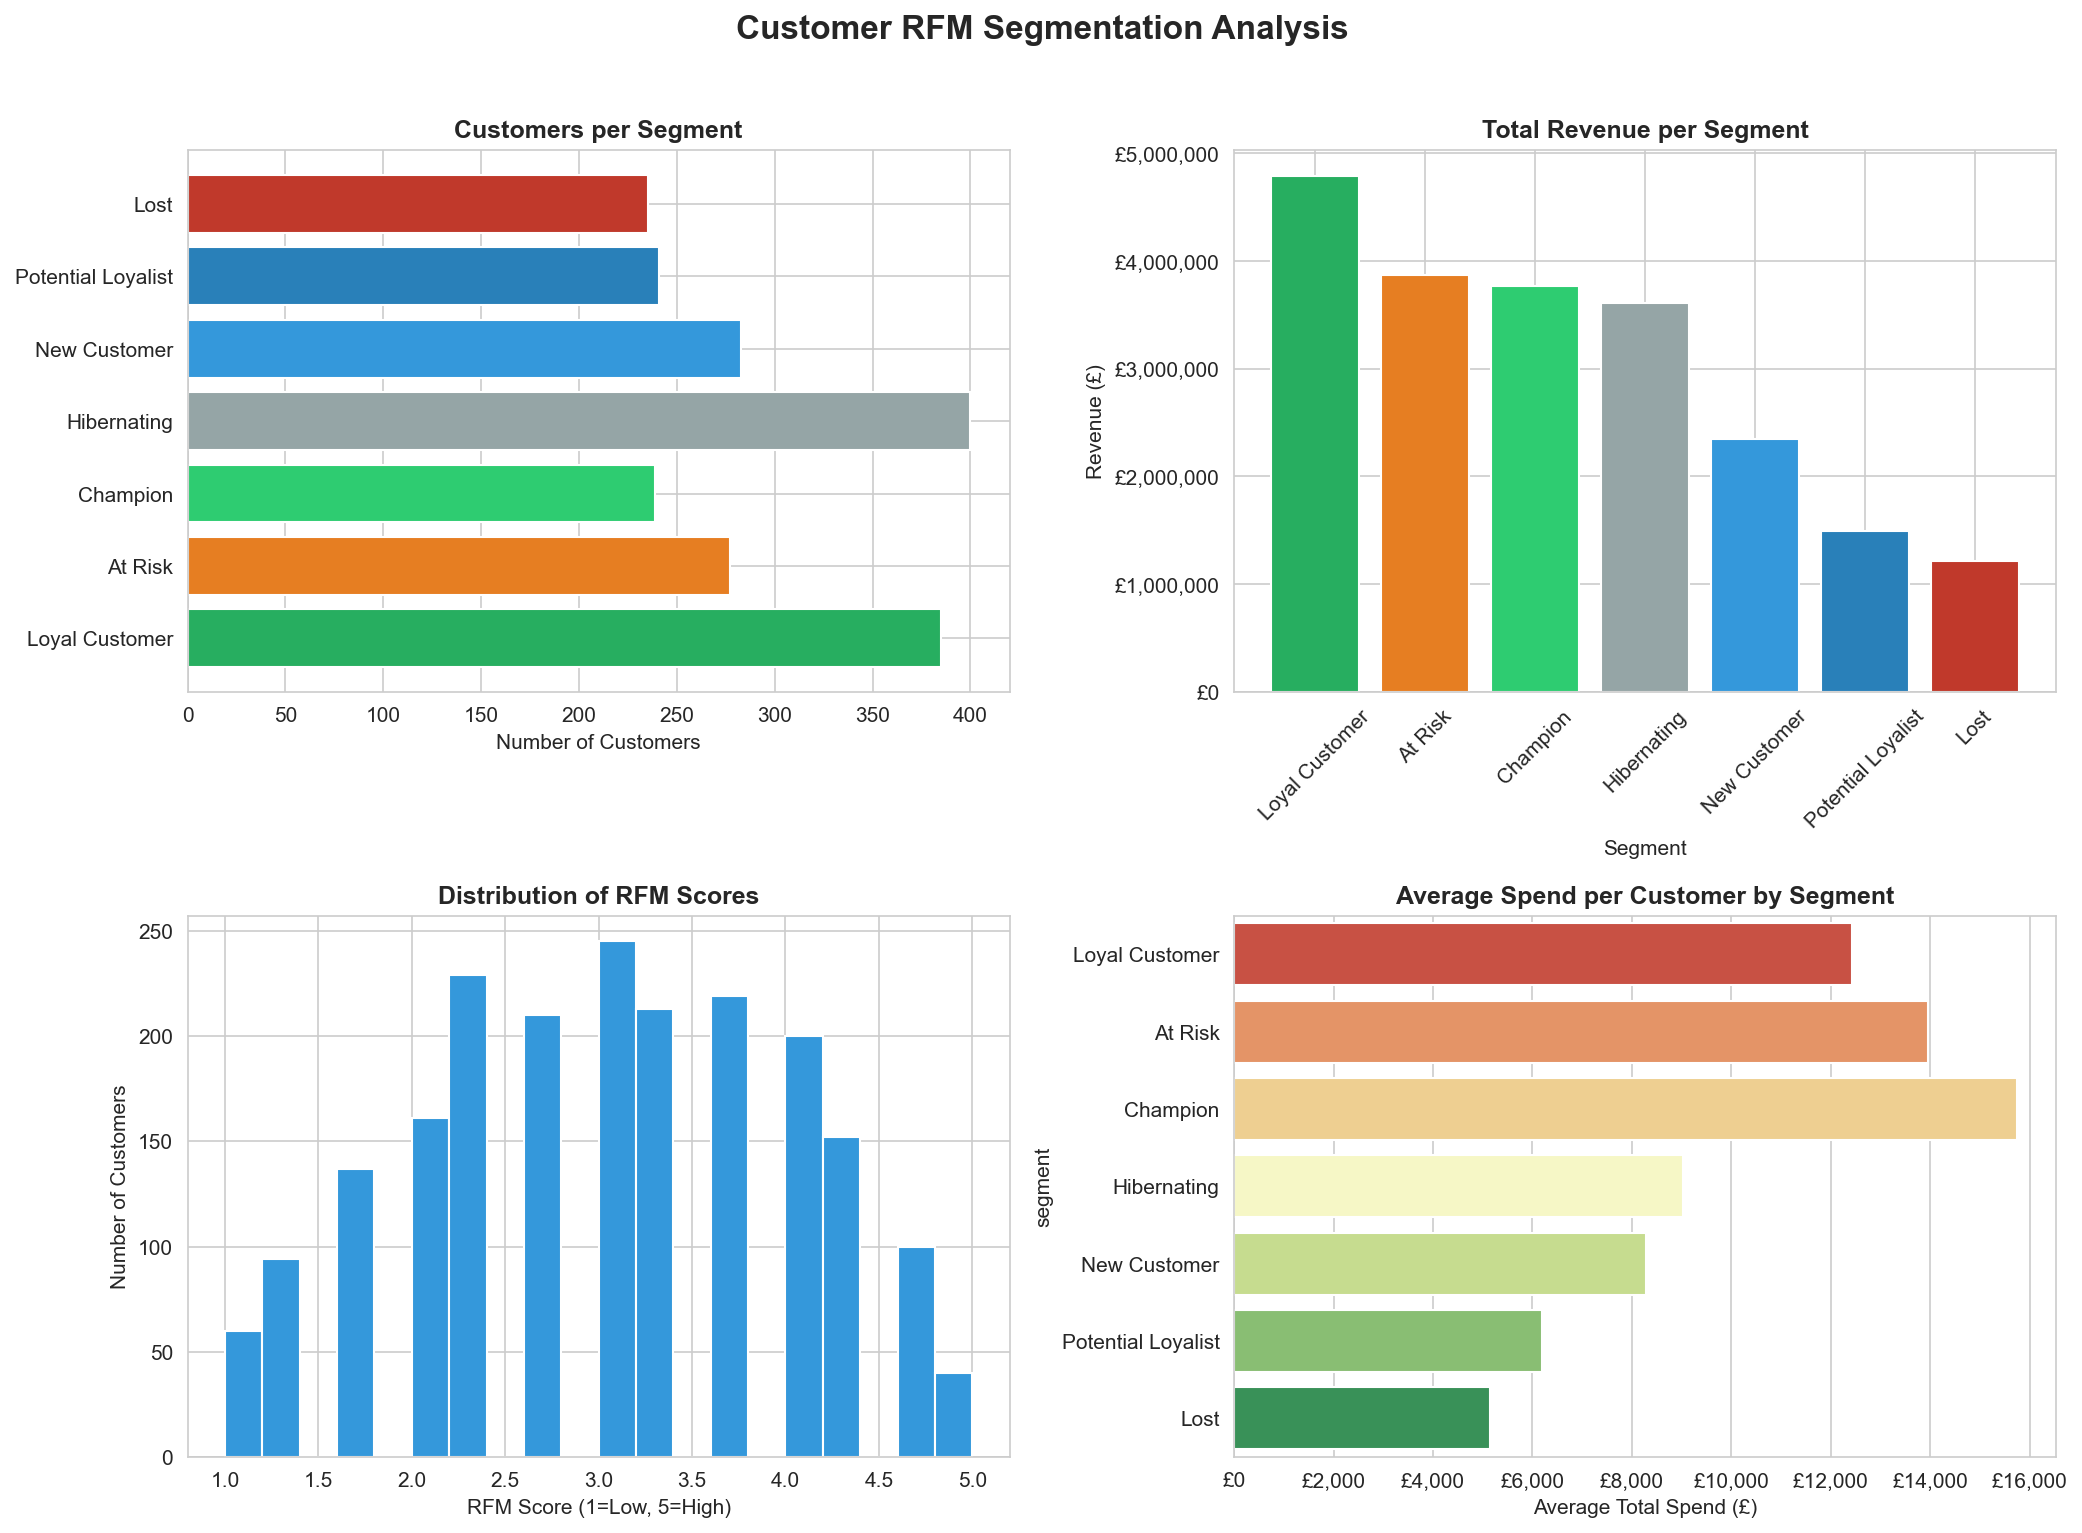

The script that saved this image:
# rfm_analysis.py
# Builds a full RFM customer segmentation model
# using PostgreSQL as the data source
# This is the most widely used customer analytics
# technique in retail

import pandas as pd
import numpy as np
from sqlalchemy import create_engine, text
from config import CONNECTION_STRING
import matplotlib.pyplot as plt
import seaborn as sns
from datetime import date

engine = create_engine(CONNECTION_STRING)

# ── STEP 1: PULL TRANSACTION DATA FROM POSTGRESQL ─────────────────
def load_transaction_data():
    """
    Pulls customer transaction history from PostgreSQL
    We only want positive transactions (no returns)
    and only customers we can identify (no guest checkouts)
    """
    print("  Loading transaction data from PostgreSQL...")

    query = """
        SELECT
            t.customer_id,
            t.transaction_date,
            t.total_value,
            c.full_name,
            c.region,
            c.age_group,
            c.loyalty_member
        FROM transactions t
        JOIN customers c
          ON t.customer_id = c.customer_id
        WHERE t.quantity    > 0
          AND t.customer_id IS NOT NULL
        ORDER BY t.customer_id, t.transaction_date
    """

    df = pd.read_sql(query, engine)
    df['transaction_date'] = pd.to_datetime(df['transaction_date'])
    print(f"  Loaded {len(df):,} transactions")
    print(f"  Covering {df['customer_id'].nunique():,} customers")
    return df

# ── STEP 2: CALCULATE RFM SCORES ──────────────────────────────────
def calculate_rfm(df):
    """
    Calculates Recency, Frequency, and Monetary values
    for each customer

    Recency   = days since last purchase
    Frequency = total number of purchases
    Monetary  = total amount spent
    """
    print("\n  Calculating RFM values...")

    # Reference date = day after last transaction
    # Think of it like asking "as of today, how long ago
    # did each customer last buy?"
    reference_date = df['transaction_date'].max() \
                     + pd.Timedelta(days=1)

    rfm = df.groupby('customer_id').agg(
        recency   = ('transaction_date',
                     lambda x: (reference_date - x.max()).days),
        frequency = ('transaction_id' if 'transaction_id' in df.columns
                     else 'transaction_date', 'count'),
        monetary  = ('total_value', 'sum')
    ).reset_index()

    rfm['monetary'] = rfm['monetary'].round(2)

    print(f"  RFM calculated for {len(rfm):,} customers")
    print(f"\n  RFM Summary:")
    print(f"  Avg Recency   : {rfm['recency'].mean():.0f} days")
    print(f"  Avg Frequency : {rfm['frequency'].mean():.1f} purchases")
    print(f"  Avg Monetary  : £{rfm['monetary'].mean():.2f}")
    return rfm

# ── STEP 3: SCORE EACH CUSTOMER 1-5 ──────────────────────────────
def score_rfm(rfm):
    """
    Scores each customer 1-5 on each dimension
    Uses quintiles — splits customers into 5 equal groups

    For Recency:   lower days = better = score 5
    For Frequency: higher count = better = score 5
    For Monetary:  higher spend = better = score 5
    """
    print("\n  Scoring customers 1-5 on each dimension...")

    # pd.qcut splits into equal-sized buckets
    # For recency we reverse the labels (5=most recent)
    rfm['r_score'] = pd.qcut(
        rfm['recency'],
        q      = 5,
        labels = [5, 4, 3, 2, 1]  # reversed — lower recency = better
    ).astype(int)

    rfm['f_score'] = pd.qcut(
        rfm['frequency'].rank(method='first'),
        q      = 5,
        labels = [1, 2, 3, 4, 5]
    ).astype(int)

    rfm['m_score'] = pd.qcut(
        rfm['monetary'].rank(method='first'),
        q      = 5,
        labels = [1, 2, 3, 4, 5]
    ).astype(int)

    # Combined RFM score — simple average
    rfm['rfm_score'] = (
        rfm['r_score'] +
        rfm['f_score'] +
        rfm['m_score']
    ) / 3

    rfm['rfm_score'] = rfm['rfm_score'].round(2)
    return rfm

# ── STEP 4: ASSIGN SEGMENTS ───────────────────────────────────────
def assign_segments(rfm):
    """
    Assigns each customer to a named segment
    based on their RFM scores

    This is where the analysis becomes actionable —
    each segment has a different marketing strategy
    """
    print("\n  Assigning customer segments...")

    def segment(row):
        r = row['r_score']
        f = row['f_score']
        m = row['m_score']

        if r >= 4 and f >= 4 and m >= 4:
            return 'Champion'
        elif r >= 3 and f >= 3 and m >= 3:
            return 'Loyal Customer'
        elif r >= 4 and f <= 2:
            return 'New Customer'
        elif r >= 3 and f >= 2 and m <= 2:
            return 'Potential Loyalist'
        elif r == 3 and f == 3:
            return 'Needs Attention'
        elif r <= 2 and f >= 3 and m >= 3:
            return 'At Risk'
        elif r <= 2 and f >= 4 and m >= 4:
            return 'Cannot Lose Them'
        elif r <= 2 and f <= 2 and m <= 2:
            return 'Lost'
        else:
            return 'Hibernating'

    rfm['segment'] = rfm.apply(segment, axis=1)

    # Segment summary
    segment_summary = rfm.groupby('segment').agg(
        customers = ('customer_id', 'count'),
        avg_recency   = ('recency',   'mean'),
        avg_frequency = ('frequency', 'mean'),
        avg_monetary  = ('monetary',  'mean'),
        total_revenue = ('monetary',  'sum')
    ).round(2).reset_index()

    segment_summary = segment_summary.sort_values(
        'total_revenue', ascending=False
    )

    print("\n  Customer Segments:")
    print(segment_summary.to_string(index=False))
    return rfm, segment_summary

# ── STEP 5: ADD CUSTOMER DETAILS ──────────────────────────────────
def enrich_rfm(rfm, df):
    """
    Adds customer details back to RFM table
    So we know not just the score but who the customer is
    """
    customer_details = df.groupby('customer_id').agg(
        full_name      = ('full_name',      'first'),
        region         = ('region',         'first'),
        age_group      = ('age_group',      'first'),
        loyalty_member = ('loyalty_member', 'first')
    ).reset_index()

    rfm_enriched = rfm.merge(customer_details,
                              on='customer_id',
                              how='left')
    return rfm_enriched

# ── STEP 6: SAVE RESULTS BACK TO POSTGRESQL ───────────────────────
def save_to_postgres(rfm_enriched):
    """
    Saves RFM results back into PostgreSQL
    So Power BI can connect to it directly
    This is the bridge between Python analysis
    and Power BI reporting
    """
    print("\n  Saving RFM results to PostgreSQL...")

    with engine.connect() as conn:
        conn.execute(text("DROP TABLE IF EXISTS customer_rfm"))
        conn.commit()

    rfm_enriched.to_sql(
        'customer_rfm',
        engine,
        if_exists = 'replace',
        index     = False
    )
    print(f"  Saved {len(rfm_enriched):,} customer RFM records")
    print("  Table name: customer_rfm")
    print("  Power BI can now connect to this table directly!")

# ── STEP 7: VISUALISATIONS ────────────────────────────────────────
def create_visualisations(rfm_enriched, segment_summary):
    """
    Creates 4 charts showing the RFM analysis results
    These go in your portfolio and GitHub README
    """
    print("\n  Creating visualisations...")
    sns.set_style("whitegrid")
    fig, axes = plt.subplots(2, 2, figsize=(14, 10))
    fig.suptitle(
        'Customer RFM Segmentation Analysis',
        fontsize=16, fontweight='bold', y=1.02
    )

    # Chart 1 — Customer count per segment
    ax1 = axes[0, 0]
    colors = {
        'Champion'          : '#2ecc71',
        'Loyal Customer'    : '#27ae60',
        'New Customer'      : '#3498db',
        'Potential Loyalist': '#2980b9',
        'Needs Attention'   : '#f39c12',
        'At Risk'           : '#e67e22',
        'Cannot Lose Them'  : '#e74c3c',
        'Lost'              : '#c0392b',
        'Hibernating'       : '#95a5a6'
    }
    seg_colors = [
        colors.get(s, '#95a5a6')
        for s in segment_summary['segment']
    ]
    ax1.barh(
        segment_summary['segment'],
        segment_summary['customers'],
        color=seg_colors
    )
    ax1.set_title('Customers per Segment', fontweight='bold')
    ax1.set_xlabel('Number of Customers')

    # Chart 2 — Revenue per segment
    ax2 = axes[0, 1]
    ax2.bar(
        segment_summary['segment'],
        segment_summary['total_revenue'],
        color=seg_colors
    )
    ax2.set_title('Total Revenue per Segment', fontweight='bold')
    ax2.set_xlabel('Segment')
    ax2.set_ylabel('Revenue (£)')
    ax2.tick_params(axis='x', rotation=45)
    ax2.yaxis.set_major_formatter(
        plt.FuncFormatter(lambda x, _: f'£{x:,.0f}')
    )

    # Chart 3 — RFM Score distribution
    ax3 = axes[1, 0]
    ax3.hist(
        rfm_enriched['rfm_score'],
        bins=20,
        color='#3498db',
        edgecolor='white'
    )
    ax3.set_title(
        'Distribution of RFM Scores', fontweight='bold'
    )
    ax3.set_xlabel('RFM Score (1=Low, 5=High)')
    ax3.set_ylabel('Number of Customers')

    # Chart 4 — Average spend per segment
    ax4 = axes[1, 1]
    sns.barplot(
        data    = segment_summary,
        x       = 'avg_monetary',
        y       = 'segment',
        palette = 'RdYlGn',
        ax      = ax4
    )
    ax4.set_title(
        'Average Spend per Customer by Segment',
        fontweight='bold'
    )
    ax4.set_xlabel('Average Total Spend (£)')
    ax4.xaxis.set_major_formatter(
        plt.FuncFormatter(lambda x, _: f'£{x:,.0f}')
    )

    plt.tight_layout()
    plt.savefig(
        'rfm_analysis.png',
        dpi=150,
        bbox_inches='tight'
    )
    plt.show()
    print("  Charts saved: rfm_analysis.png")

# ── MASTER FUNCTION ───────────────────────────────────────────────
def run_rfm_analysis():
    print("\n" + "="*55)
    print("  RETAIL CUSTOMER RFM SEGMENTATION")
    print("="*55)

    df               = load_transaction_data()
    rfm              = calculate_rfm(df)
    rfm              = score_rfm(rfm)
    rfm, segment_sum = assign_segments(rfm)
    rfm_enriched     = enrich_rfm(rfm, df)

    save_to_postgres(rfm_enriched)
    create_visualisations(rfm_enriched, segment_sum)

    print("\n" + "="*55)
    print("  RFM ANALYSIS COMPLETE")
    print("  Results saved to PostgreSQL table: customer_rfm")
    print("  Ready to connect Power BI!")
    print("="*55)

if __name__ == '__main__':
    run_rfm_analysis()
